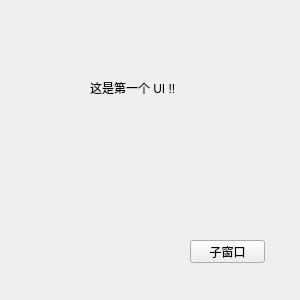
<ui version="4.0" >
 <class>First</class>
 <widget class="QWidget" name="First" >
  <property name="geometry" >
   <rect>
    <x>0</x>
    <y>0</y>
    <width>300</width>
    <height>300</height>
   </rect>
  </property>
  <property name="windowTitle" >
   <string>Form</string>
  </property>
  <widget class="QLabel" name="label" >
   <property name="geometry" >
    <rect>
     <x>90</x>
     <y>80</y>
     <width>131</width>
     <height>16</height>
    </rect>
   </property>
   <property name="text" >
    <string>这是第一个 UI !!</string>
   </property>
  </widget>
  <widget class="QPushButton" name="childPushButton" >
   <property name="geometry" >
    <rect>
     <x>190</x>
     <y>240</y>
     <width>75</width>
     <height>23</height>
    </rect>
   </property>
   <property name="text" >
    <string>子窗口</string>
   </property>
  </widget>
 </widget>
 <resources/>
 <connections/>
</ui>
